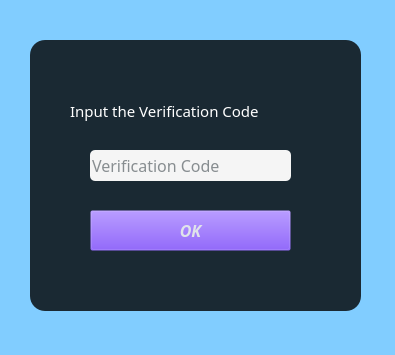
<?xml version="1.0" encoding="UTF-8"?>
<ui version="4.0">
 <class>Verification</class>
 <widget class="QWidget" name="Verification">
  <property name="geometry">
   <rect>
    <x>0</x>
    <y>0</y>
    <width>395</width>
    <height>355</height>
   </rect>
  </property>
  <property name="windowTitle">
   <string>Form</string>
  </property>
  <property name="styleSheet">
   <string notr="true">*{
	background:rgb(129, 205, 255);
	font-size:15px;
	font-family:Century Gothic,sans-serif;
}</string>
  </property>
  <widget class="QFrame" name="frame">
   <property name="geometry">
    <rect>
     <x>30</x>
     <y>40</y>
     <width>331</width>
     <height>271</height>
    </rect>
   </property>
   <property name="styleSheet">
    <string notr="true">QFrame{
	background:rgba(0,0,0,0.8);
	border-radius:15px;
}</string>
   </property>
   <property name="frameShape">
    <enum>QFrame::StyledPanel</enum>
   </property>
   <property name="frameShadow">
    <enum>QFrame::Raised</enum>
   </property>
   <widget class="QLineEdit" name="VCode">
    <property name="geometry">
     <rect>
      <x>60</x>
      <y>110</y>
      <width>201</width>
      <height>31</height>
     </rect>
    </property>
    <property name="styleSheet">
     <string notr="true">QLineEdit{
	color:rgb(25, 37, 44);
	background-color:rgb(245, 245, 245);
	font-size:16px;
	border-style:outset;
	border-radius:5px;
}</string>
    </property>
    <property name="placeholderText">
     <string>Verification Code</string>
    </property>
   </widget>
   <widget class="QLabel" name="label_5">
    <property name="geometry">
     <rect>
      <x>40</x>
      <y>40</y>
      <width>261</width>
      <height>61</height>
     </rect>
    </property>
    <property name="whatsThis">
     <string>&lt;html&gt;&lt;head/&gt;&lt;body&gt;&lt;p&gt;color: rgb(255, 255, 255);&lt;/p&gt;&lt;p&gt;background-color: rgba(255, 255, 255, 0);&lt;/p&gt;&lt;/body&gt;&lt;/html&gt;</string>
    </property>
    <property name="styleSheet">
     <string notr="true">color: rgb(255, 255, 255);
background-color: rgba(255, 255, 255, 0);
font:11pt</string>
    </property>
    <property name="text">
     <string>Input the Verification Code</string>
    </property>
   </widget>
   <widget class="QToolButton" name="OKBt">
    <property name="geometry">
     <rect>
      <x>60</x>
      <y>170</y>
      <width>201</width>
      <height>41</height>
     </rect>
    </property>
    <property name="minimumSize">
     <size>
      <width>201</width>
      <height>41</height>
     </size>
    </property>
    <property name="maximumSize">
     <size>
      <width>201</width>
      <height>41</height>
     </size>
    </property>
    <property name="font">
     <font>
      <family>Century Gothic</family>
      <pointsize>-1</pointsize>
      <weight>75</weight>
      <italic>true</italic>
      <bold>true</bold>
     </font>
    </property>
    <property name="styleSheet">
     <string notr="true">QToolButton{
	background-color: rgb(85,17,255,0);
	color:rgb(224, 227, 234);
	font-style:italic bold;
	font-size:16px;
}

QToolButton:pressed{
	background-color:rgb(85, 255, 127);
	border-style:inset;
}</string>
    </property>
    <property name="text">
     <string>OK</string>
    </property>
   </widget>
  </widget>
 </widget>
 <resources/>
 <connections/>
</ui>
